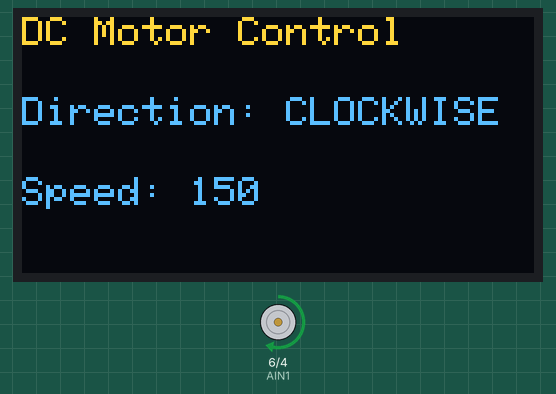
Simulated run of this sketch. Board: Arduino Uno, built with avr-gcc and run on an emulated ATmega328P. Shown: 128×64 one-colour display, motor-driver pin pairs drawn as motors (green arrow = first pin HIGH = forward, orange = second pin HIGH = backward, longer = more drive, scaled by the enable pin). The OLED is the two-colour kind (top 16 rows yellow); what the sketch prints to the serial monitor is not drawn.

Above: at 0.1 s.
At 3.1 s:
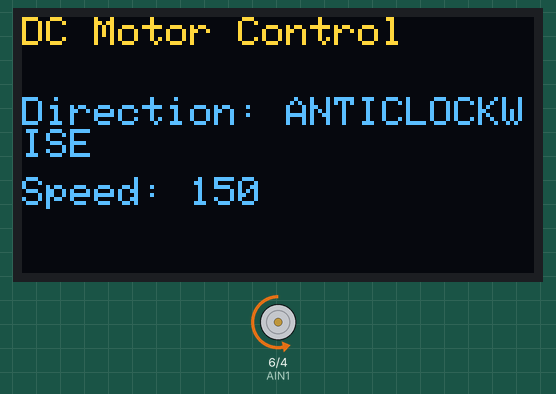
Timing chart, 0 to 128.9 s (numbered marks = the images above):
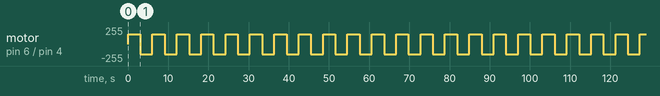

Measured:
- by itself, motor on pin 6 (AIN1) / pin 4 (AIN2): alternates forward 150/255 for 3.0 s and backward 150/255 for 3.0 s

The sketch:

MFL09_Encoder_Motor_Control.ino
```cpp
#include <Wire.h>
#include <Adafruit_GFX.h>
#include <Adafruit_SSD1306.h>

// OLED settings
#define SCREEN_WIDTH 128
#define SCREEN_HEIGHT 64
#define OLED_RESET -1
Adafruit_SSD1306 display(SCREEN_WIDTH, SCREEN_HEIGHT, &Wire, OLED_RESET);

// TB6612 motor pins
#define PWMA 5
#define AIN1 6
#define AIN2 4

int motorSpeed = 150;      // Speed (0–255)
String direction = "CW";

void setup() {
  // Motor pins
  pinMode(PWMA, OUTPUT);
  pinMode(AIN1, OUTPUT);
  pinMode(AIN2, OUTPUT);

  // Serial & OLED
  Serial.begin(9600);
  Wire.begin();

  display.begin(SSD1306_SWITCHCAPVCC, 0x3C);
  display.clearDisplay();

  // Start motor clockwise
  digitalWrite(AIN1, HIGH);
  digitalWrite(AIN2, LOW);
  analogWrite(PWMA, motorSpeed);

  direction = "CLOCKWISE";
}

void loop() {

  // -------- OLED Display --------
  display.clearDisplay();
  display.setTextSize(1);
  display.setTextColor(SSD1306_WHITE);

  display.setCursor(0, 0);
  display.println("DC Motor Control");

  display.setCursor(0, 20);
  display.print("Direction: ");
  display.println(direction);

  display.setCursor(0, 40);
  display.print("Speed: ");
  display.println(motorSpeed);

  display.display();

  // -------- Serial Monitor --------
  Serial.print("Direction: ");
  Serial.print(direction);
  Serial.print(" | Speed: ");
  Serial.println(motorSpeed);

  delay(3000);   // Run for 3 seconds

  // Change direction
  if (direction == "CLOCKWISE") {
    digitalWrite(AIN1, LOW);
    digitalWrite(AIN2, HIGH);
    direction = "ANTICLOCKWISE";
  } else {
    digitalWrite(AIN1, HIGH);
    digitalWrite(AIN2, LOW);
    direction = "CLOCKWISE";
  }
}
```
